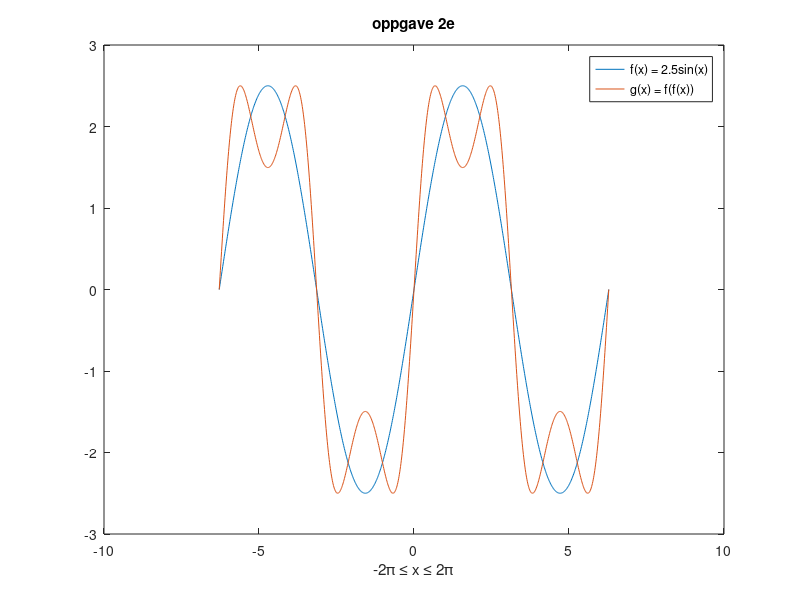

MATLAB code to generate this figure:
function [] = oppg2e()
N = 1000;
x = linspace(-2.*pi ,2.*pi , N);
fx = f(x, N);
gx = f(fx, N);
plot(x, fx, x, gx)
legend('f(x) = 2.5sin(x)','g(x) = f(f(x))')
title('oppgave 2e')
xlabel('-2\pi \leq x \leq 2\pi')
end

function [ ut ] = f(x,N)
for i=1:N
ut(i)=2.5.*sin(x(i));
end
end